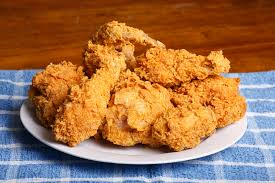
#> input picture 2025-04-28/머신러닝/kfood/Chicken/chicken_11.jpg, 275 x 183 px; its folder holds 2 pictures in this run
$ jupyter execute food_dataset.ipynb
#> lines starting #> are read from the running program, lines starting #| are printed output that depends on the picture
# 음식 이미지 인식

## 이미지 데이터 세트 만들기

[cell 1]
from sklearn import model_selection
from sklearn.model_selection import train_test_split
from PIL import Image
import os, glob
import numpy as np

[cell 2]
## 분류 데이터 로딩
root_dir = "./kfood/"

[cell 3]
# 카테고리 명령 지정 (1)
categories = ["Chicken", "Dolsotbab", "Jeyugbokkeum", "Kimchi",
                "Samgyeobsal", "SoybeanPasteStew"]
nb_classes = len(categories)

[cell 4]
# 이미지 크기 지정 (2)
image_width = 128
image_height = 128

[cell 5]
## 데이터 변수
X = [] # 이미지 데이터
Y = [] # 레이블 데이터

for idx, category in enumerate(categories):
    image_dir = root_dir + category
    files = glob.glob(image_dir + "/" + "*.jpg")
    print(image_dir + "/" +"*.jpg")

    for i, f in enumerate(files):
        # 이미지 로딩 (3)
        img = Image.open(f)
#> img is the input picture: PIL image 275x183 RGB; mean R, G, B 160.4, 113.6, 77.3
        img = img.convert("RGB")
        img = img.resize((image_width, image_height))
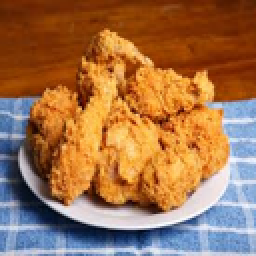
#> img: PIL image 128x128 RGB (shown 2 times larger); mean R, G, B 160.4, 113.6, 77.4
        data = np.asarray(img)
        X.append(data)
        Y.append(idx)

X = np.array(X)
Y = np.array(Y)

[cell 6]
# 학습 데이터와 테스트 데이터 나누기 (4)
X_train, X_test, Y_train, Y_test = train_test_split(X, Y)
xy = (X_train, X_test, Y_train, Y_test)

[cell 7]
print(X_train.shape)
#| (2, 128, 128, 3)
print(X_test.shape)
#| (1, 128, 128, 3)
print(Y_train.shape)
#| (2,)
print(Y_test.shape)
#| (1,)
